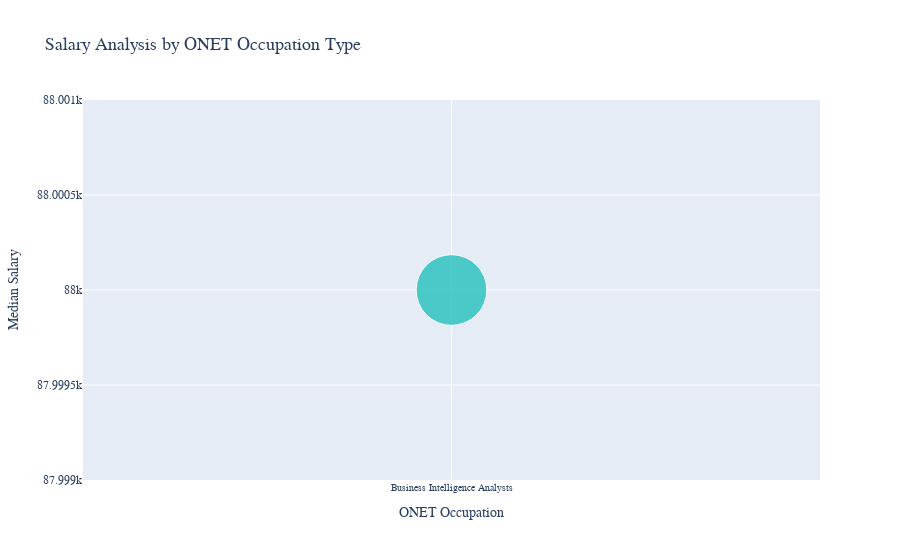

Source (notebook cell):
### Markdown cell above
# Salary Analysis by ONET Occupation Type (Bubble Chart)
- Analyze how salaries differ across ONET occupation types.
- **Aggregate Data**
  - Compute **median salary** for each occupation in the **ONET taxonomy**.
- **Visualize results**
  - Create a **bubble chart** where:
    - **X-axis** = `ONET_NAME`
    - **Y-axis** = `Median Salary`
    - **Size** = Number of job postings
  - Apply custom colors and font styles.
- **Explanation:** Write two sentences about what the graph reveals.

### Code cell
pdf_onet = df.select("ONET_NAME", "SALARY_FROM").toPandas()

# Step 2: 按 ONET_NAME 分组计算中位数薪资与职位数量
onet_salary_stats = pdf_onet.groupby('ONET_NAME').agg(
    Median_Salary=('SALARY_FROM', 'median'),
    Job_Postings=('SALARY_FROM', 'count')
).reset_index()

# Step 3: 绘制气泡图
fig_onet_bubble = px.scatter(
    onet_salary_stats,
    x='ONET_NAME',
    y='Median_Salary',
    size='Job_Postings',
    title='Salary Analysis by ONET Occupation Type',
    color_discrete_sequence=['#0ABAB5'],  # Tiffany Blue
    size_max=50
)

fig_onet_bubble.update_layout(
    font_family="Arial",
    title_font_size=18,
    xaxis_title='ONET Occupation',
    yaxis_title='Median Salary',
    xaxis=dict(tickfont=dict(size=10)),
    yaxis=dict(tickfont=dict(size=12))
)

fig_onet_bubble.show()

### Figure 1 — Plotly figure (JSON) as saved in the notebook; plotly's stock layout.template omitted (floating-point values rounded to 4 significant figures)
{"data": [{"hovertemplate": "ONET_NAME=%{x}<br>Median_Salary=%{y}<br>Job_Postings=%{marker.size}<extra></extra>", "legendgroup": "", "marker": {"color": "#0ABAB5", "size": [32398], "sizemode": "area", "sizeref": 12.96, "symbol": "circle"}, "mode": "markers", "name": "", "orientation": "v", "showlegend": false, "type": "scatter", "x": ["Business Intelligence Analysts"], "xaxis": "x", "y": [88000.0], "yaxis": "y"}], "layout": {"font": {"family": "Arial"}, "legend": {"itemsizing": "constant", "tracegroupgap": 0}, "title": {"font": {"size": 18}, "text": "Salary Analysis by ONET Occupation Type"}, "xaxis": {"anchor": "y", "domain": [0, 1], "tickfont": {"size": 10}, "title": {"text": "ONET Occupation"}}, "yaxis": {"anchor": "x", "domain": [0, 1], "tickfont": {"size": 12}, "title": {"text": "Median Salary"}}}}
